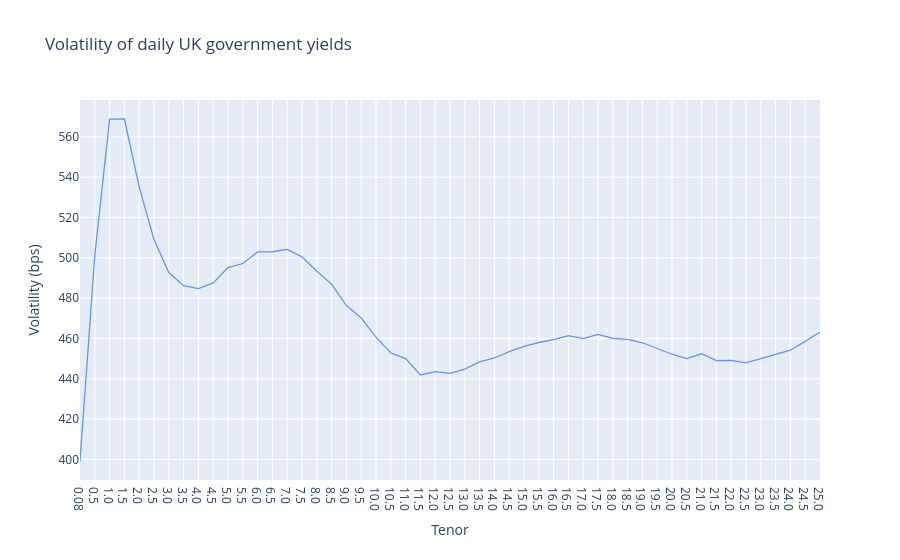

The notebook cell this image was saved under:
### Code cell
vol[:].iplot(
    kind='line',
    color='cornflowerblue',
    layout=dict(
        title='Volatility of daily UK government yields',
        xaxis=dict(
            title=dict(text='Tenor')
        ),
        yaxis=dict(
            title=dict(text='Volatility (bps)')
        )
    )
)

### Figure 1 — Plotly figure (JSON) as saved in the notebook; plotly's stock layout.template omitted (floating-point values rounded to 4 significant figures)
{"data": [{"line": {"color": "rgba(100, 149, 237, 1.0)", "dash": "solid", "shape": "linear", "width": 1.3}, "mode": "lines", "name": "None", "text": "", "type": "scatter", "x": ["0.08", "0.5", "1.0", "1.5", "2.0", "2.5", "3.0", "3.5", "4.0", "4.5", "5.0", "5.5", "6.0", "6.5", "7.0", "7.5", "8.0", "8.5", "9.0", "9.5", "10.0", "10.5", "11.0", "11.5", "12.0", "12.5", "13.0", "13.5", "14.0", "14.5", "15.0", "15.5", "16.0", "16.5", "17.0", "17.5", "18.0", "18.5", "19.0", "19.5", "20.0", "20.5", "21.0", "21.5", "22.0", "22.5", "23.0", "23.5", "24.0", "24.5", "25.0"], "y": [399.2, 501.2, 568.8, 568.9, 535.1, 509.1, 492.7, 486.2, 484.7, 487.5, 495.2, 497.2, 503.0, 503.0, 504.2, 500.5, 493.4, 486.9, 476.3, 470.1, 460.7, 452.8, 450.0, 441.9, 443.6, 442.7, 444.8, 448.4, 450.3, 453.5, 456.0, 458.0, 459.4, 461.4, 459.9, 462.0, 460.1, 459.6, 457.9, 455.1, 452.2, 450.0, 452.4, 449.0, 449.2, 447.9, 450.1, 452.0, 454.2, 458.6, 463.2]}], "layout": {"title": {"text": "Volatility of daily UK government yields"}, "xaxis": {"title": {"text": "Tenor"}}, "yaxis": {"title": {"text": "Volatility (bps)"}}}}
